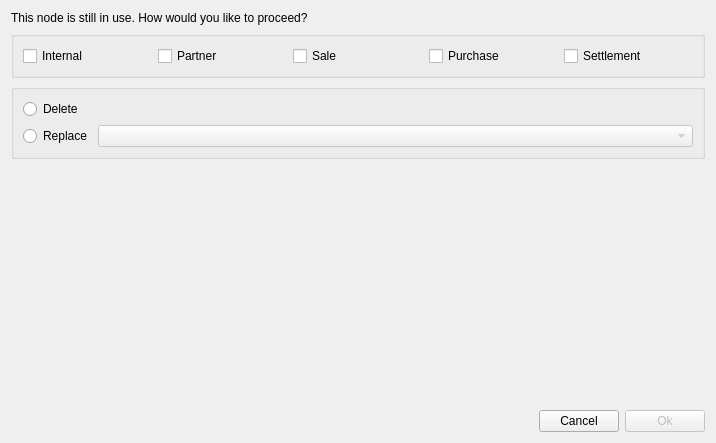
<?xml version="1.0" encoding="UTF-8"?>
<ui version="4.0">
 <class>LeafDeleteDialog</class>
 <widget class="QDialog" name="LeafDeleteDialog">
  <property name="geometry">
   <rect>
    <x>0</x>
    <y>0</y>
    <width>716</width>
    <height>443</height>
   </rect>
  </property>
  <property name="sizePolicy">
   <sizepolicy hsizetype="Preferred" vsizetype="Preferred">
    <horstretch>0</horstretch>
    <verstretch>0</verstretch>
   </sizepolicy>
  </property>
  <property name="windowTitle">
   <string>Delete Node</string>
  </property>
  <layout class="QGridLayout" name="gridLayout_2">
   <property name="verticalSpacing">
    <number>-1</number>
   </property>
   <item row="3" column="0">
    <spacer name="verticalSpacer">
     <property name="orientation">
      <enum>Qt::Orientation::Vertical</enum>
     </property>
     <property name="sizeHint" stdset="0">
      <size>
       <width>20</width>
       <height>196</height>
      </size>
     </property>
    </spacer>
   </item>
   <item row="4" column="0">
    <spacer name="horizontalSpacer">
     <property name="orientation">
      <enum>Qt::Orientation::Horizontal</enum>
     </property>
     <property name="sizeHint" stdset="0">
      <size>
       <width>182</width>
       <height>20</height>
      </size>
     </property>
    </spacer>
   </item>
   <item row="4" column="1">
    <widget class="QPushButton" name="pBtnCancel">
     <property name="text">
      <string>Cancel</string>
     </property>
    </widget>
   </item>
   <item row="4" column="2">
    <widget class="QPushButton" name="pBtnOk">
     <property name="enabled">
      <bool>false</bool>
     </property>
     <property name="text">
      <string>Ok</string>
     </property>
     <property name="default">
      <bool>true</bool>
     </property>
    </widget>
   </item>
   <item row="2" column="0" colspan="3">
    <widget class="QGroupBox" name="groupBox">
     <layout class="QGridLayout" name="gridLayout">
      <item row="0" column="0">
       <widget class="QRadioButton" name="rBtnDelete">
        <property name="sizePolicy">
         <sizepolicy hsizetype="Fixed" vsizetype="Fixed">
          <horstretch>0</horstretch>
          <verstretch>0</verstretch>
         </sizepolicy>
        </property>
        <property name="text">
         <string>Delete</string>
        </property>
       </widget>
      </item>
      <item row="1" column="0">
       <widget class="QRadioButton" name="rBtnReplace">
        <property name="sizePolicy">
         <sizepolicy hsizetype="Fixed" vsizetype="Fixed">
          <horstretch>0</horstretch>
          <verstretch>0</verstretch>
         </sizepolicy>
        </property>
        <property name="text">
         <string>Replace</string>
        </property>
       </widget>
      </item>
      <item row="1" column="1">
       <widget class="ComboBox" name="comboBox">
        <property name="enabled">
         <bool>false</bool>
        </property>
       </widget>
      </item>
      <item row="0" column="1">
       <spacer name="horizontalSpacer_2">
        <property name="orientation">
         <enum>Qt::Orientation::Horizontal</enum>
        </property>
        <property name="sizeHint" stdset="0">
         <size>
          <width>40</width>
          <height>20</height>
         </size>
        </property>
       </spacer>
      </item>
     </layout>
    </widget>
   </item>
   <item row="1" column="0" colspan="3">
    <widget class="QGroupBox" name="groupBox_2">
     <layout class="QHBoxLayout" name="horizontalLayout">
      <item>
       <widget class="QCheckBox" name="chkBoxInternal">
        <property name="toolTip">
         <string>Whether the node is referenced by internal entries.</string>
        </property>
        <property name="text">
         <string>Internal</string>
        </property>
       </widget>
      </item>
      <item>
       <widget class="QCheckBox" name="chkBoxPartner">
        <property name="toolTip">
         <string>Whether the node is referenced by partner entries.</string>
        </property>
        <property name="text">
         <string>Partner</string>
        </property>
       </widget>
      </item>
      <item>
       <widget class="QCheckBox" name="chkBoxSale">
        <property name="toolTip">
         <string>Whether the node is referenced by sales orders.</string>
        </property>
        <property name="text">
         <string>Sale</string>
        </property>
       </widget>
      </item>
      <item>
       <widget class="QCheckBox" name="chkBoxPurchase">
        <property name="toolTip">
         <string>Whether the node is referenced by purchase orders.</string>
        </property>
        <property name="text">
         <string>Purchase</string>
        </property>
       </widget>
      </item>
      <item>
       <widget class="QCheckBox" name="chkBoxSettlement">
        <property name="toolTip">
         <string>Whether the order has been settled.</string>
        </property>
        <property name="text">
         <string>Settlement</string>
        </property>
       </widget>
      </item>
     </layout>
    </widget>
   </item>
   <item row="0" column="0">
    <widget class="QLabel" name="label">
     <property name="text">
      <string>This node is still in use. How would you like to proceed?</string>
     </property>
    </widget>
   </item>
  </layout>
 </widget>
 <customwidgets>
  <customwidget>
   <class>ComboBox</class>
   <extends>QComboBox</extends>
   <header location="global">widget/combobox.h</header>
  </customwidget>
 </customwidgets>
 <tabstops>
  <tabstop>rBtnReplace</tabstop>
  <tabstop>comboBox</tabstop>
  <tabstop>rBtnDelete</tabstop>
  <tabstop>pBtnOk</tabstop>
  <tabstop>pBtnCancel</tabstop>
 </tabstops>
 <resources/>
 <connections>
  <connection>
   <sender>pBtnCancel</sender>
   <signal>clicked()</signal>
   <receiver>LeafDeleteDialog</receiver>
   <slot>reject()</slot>
   <hints>
    <hint type="sourcelabel">
     <x>599</x>
     <y>363</y>
    </hint>
    <hint type="destinationlabel">
     <x>530</x>
     <y>350</y>
    </hint>
   </hints>
  </connection>
  <connection>
   <sender>rBtnReplace</sender>
   <signal>toggled(bool)</signal>
   <receiver>comboBox</receiver>
   <slot>setEnabled(bool)</slot>
   <hints>
    <hint type="sourcelabel">
     <x>57</x>
     <y>100</y>
    </hint>
    <hint type="destinationlabel">
     <x>119</x>
     <y>96</y>
    </hint>
   </hints>
  </connection>
 </connections>
</ui>
